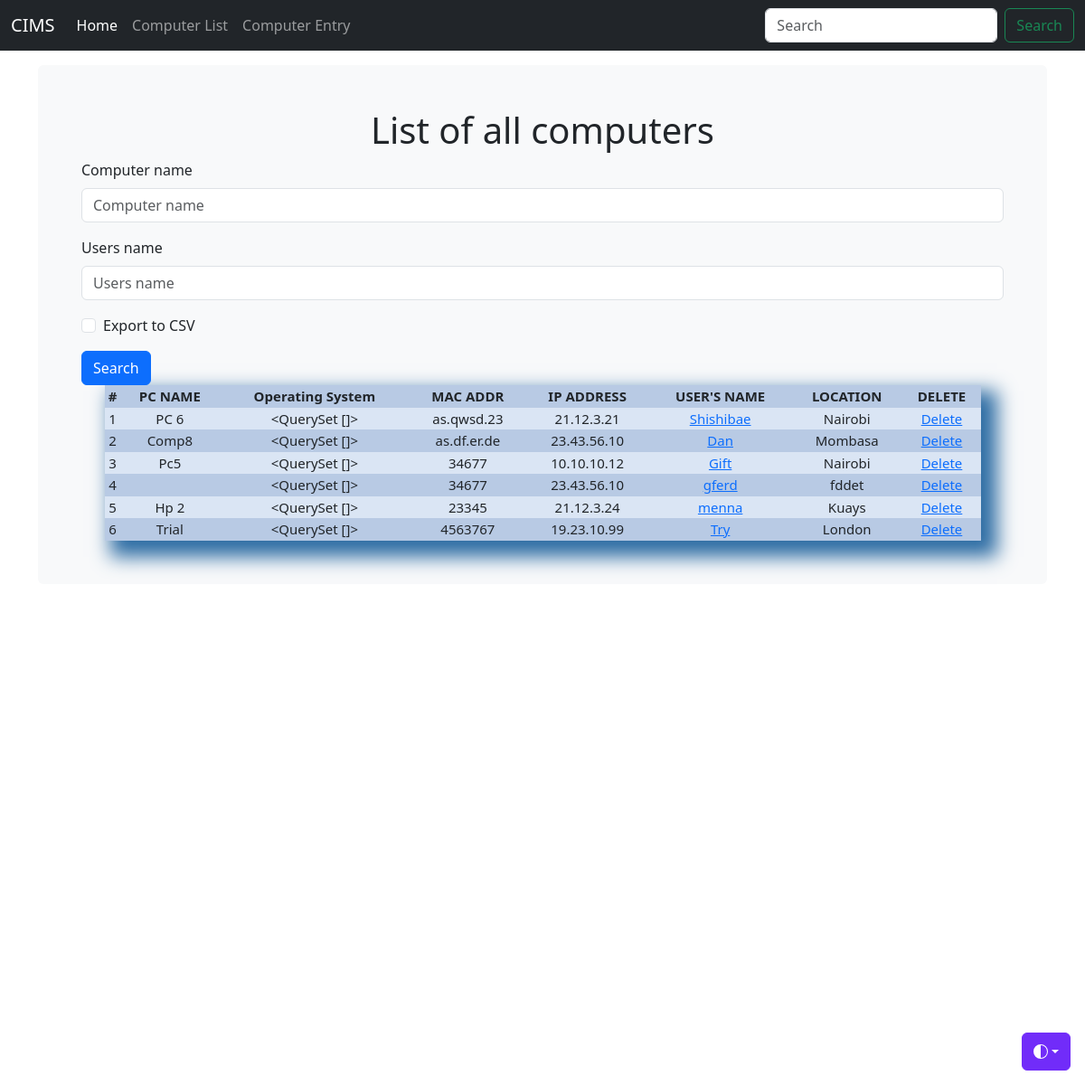
The app's page /computer_list/, older data.
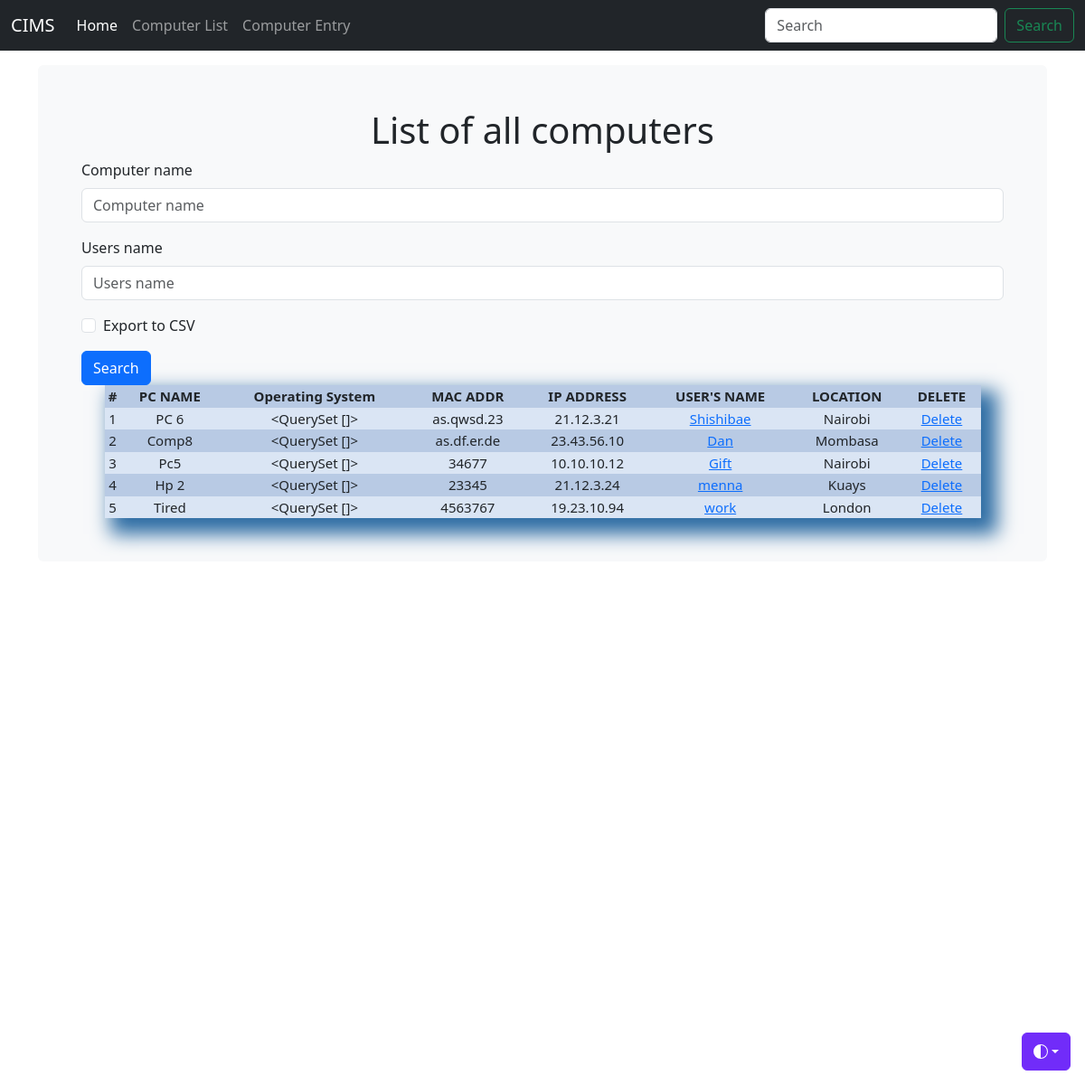
The same page, newer data.
### inventoryapp/models.py (models this page shows, shortened)
class Computer(models.Model):
    computer_name = models.CharField(max_length=30, blank=True)
    IP_address = models.CharField(max_length=30, blank=True)
    MAC_address = models.CharField(max_length=30, blank=True)
    operating_system = models.ManyToManyField(OperatingSystem, blank=True)
    users_name = models.CharField(max_length=30, blank=True)
    location = models.CharField(max_length=30, blank=True)
    purchase_date = models.DateField("Purchase Date (mm/dd/2023)", auto_now_add=False, auto_now=False, blank=True, null=True)
    timestamp = models.DateField(auto_now_add=True, auto_now=False, blank=True)
    export_to_CSV = models.BooleanField(default=False)

### inventoryapp/views.py (the view, shortened to what this page needs)
# urls.py: path('computer_list/', computer_list, name='computer_list'),
def computer_list(request):
    title = 'List of all computers'
    queryset = Computer.objects.all()
    form = ComputerSearchForm(request.POST or None)
    context = {
        "title": title,
        "queryset": queryset,
        "form": form,
    }
    return render(request, "computer_list.html", context)

### inventoryapp/forms.py
class ComputerSearchForm(forms.ModelForm):
    class Meta:
        model = Computer
        fields = ['computer_name', 'users_name', 'export_to_CSV']

### inventoryapp/templates/computer_list.html (shortened to what this page needs)
{% load static %}
{% load django_bootstrap5 %}
<!DOCTYPE html>
<html lang="en" data-bs-theme="auto">
  <head>
    <link
      rel="stylesheet"
      href="https://cdn.jsdelivr.net/npm/@docsearch/css@3"
    />
    <link
      href="{% static 'css/bootstrap.min.css' %}"
      rel="stylesheet"
    />
    <link href="{% static 'css/stylesheet.css' %}" rel="stylesheet" />
    <link href="{% static 'css/navbar-fixed.css' %}" rel="stylesheet" />
  </head>
  <body>
    <div
      class="dropdown position-fixed bottom-0 end-0 mb-3 me-3 bd-mode-toggle"
    >
      <button
        class="btn btn-bd-primary py-2 dropdown-toggle d-flex align-items-center"
        id="bd-theme"
        type="button"
        aria-expanded="false"
        data-bs-toggle="dropdown"
        aria-label="Toggle theme (auto)"
      >
        <svg class="bi my-1 theme-icon-active" width="1em" height="1em">
          <use href="#circle-half"></use>
        </svg>
      </button>
    </div>
    {% include 'navbar.html' %}
    <main class="container">
      <div class="bg-body-tertiary p-5 rounded">
        <h1 class="title">{{title}}</h1>
        <form method="post" action="">
          {% for field in form %} {% bootstrap_field field %}
          {% endfor %}
          <input class="btn btn-primary" type="submit" value="Search" />
          </form>
        <table>
          <tr>
            <th>#</th>
            <th>PC NAME</th>
            <th>Operating System</th>
            <th>MAC ADDR</th>
            <th>IP ADDRESS</th>
            <th>USER'S NAME</th>
            <th>LOCATION</th>
            <th>DELETE</th>
          </tr>
          {% for instance in queryset %}
          <tr>
            <td>{{forloop.counter}}</td>
            <td>{{instance.computer_name}}</td>
            <td>{{instance.operating_system.all}}</td>
            <td>{{instance.MAC_address}}</td>
            <td>{{instance.IP_address}}</td>
            <td><a href="{% url 'computer_edit' id=instance.id %}"> {{instance.users_name}}</td>
            <td>{{instance.location}}</td>
            <td><a href="{% url 'computer_delete' id=instance.id %}">Delete</a></td>
          </tr>
          {% endfor %}
        </table>
      </div>
    </main>
  </body>
</html>

### inventoryapp/templates/navbar.html (shortened to what this page needs)
<nav class="navbar navbar-expand-md navbar-dark fixed-top bg-dark">
  <div class="container-fluid">
    <a class="navbar-brand" href="/git">CIMS</a>
    <div class="collapse navbar-collapse" id="navbarCollapse">
      <ul class="navbar-nav me-auto mb-2 mb-md-0">
        <li class="nav-item">
          <a class="nav-link active" aria-current="page" href="/">Home</a>
        </li>
        <li class="nav-item">
          <a class="nav-link" href="/computer_list">Computer List</a>
        </li>
        <li class="nav-item">
          <a class="nav-link" href="/computer_entry">Computer Entry</a>
        </li>
      </ul>
      <form class="d-flex" role="search">
        <input
          class="form-control me-2"
          type="search"
          placeholder="Search"
          aria-label="Search"
        />
        <button class="btn btn-outline-success" type="submit">Search</button>
      </form>
    </div>
  </div>
</nav>

### inventoryapp/static/css/stylesheet.css (style rules this page uses)
.title { text-align: center; }
table { width: 95%; margin: auto; text-align: center; box-shadow: 12px 12px 20px 6px #2e6da4; font-size: 15px; }
table tr:nth-child(odd) { background: #b8cae4; }
table tr:nth-child(even) { background: #dae5f4; }

### inventoryapp/static/css/navbar-fixed.css (style rules this page uses)
body { min-height: 75rem; padding-top: 4.5rem; }

### inventoryapp/templates/computer_list.html (style rules this page uses)
.bi { vertical-align: -0.125em; fill: currentColor; }
.btn-bd-primary { --bd-violet-bg: #712cf9; --bd-violet-rgb: 112.520718, 44.062154, 249.437846; --bs-btn-font-weight: 600; --bs-btn-color: var(--bs-white); --bs-btn-bg: var(--bd-violet-bg); --bs-btn-border-color: var(--bd-violet-bg); --bs-btn-hover-color: var(--bs-white); --bs-btn-hover-bg: #6528e0; --bs-btn-hover-border-color: #6528e0; --bs-btn-focus-shadow-rgb: var(--bd-violet-rgb); --bs-btn-active-color: var(--bs-btn-hover-color); --bs-btn-active-bg: #5a23c8; --bs-btn-active-border-color: #5a23c8; }
.bd-mode-toggle { z-index: 1500; }

Row changes from the older to the newer data that the page shows:
removed Computer: operating_system.all "<QuerySet []>", MAC_address "34677", IP_address "23.43.56.10", users_name "gferd", location "fddet"
changed Computer "London": computer_name "Trial" → "Tired"; IP_address "19.23.10.99" → "19.23.10.94"; users_name "Try" → "work"
